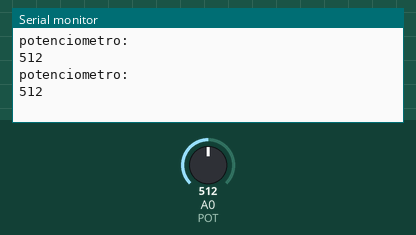
A sketch run on a simulated Arduino Uno, built with avr-gcc and run on an emulated ATmega328P. Parts: the last lines printed to the serial monitor. Inputs (shaded band) come from the test bench; at power-on: A0 (POT) = 512.

Above: at 1.8 s.
1.9 s: A0 (POT) set to 716
At 2.8 s:
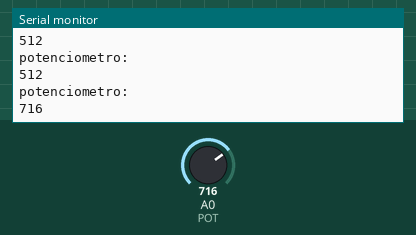
3.4 s: A0 (POT) set to 900
At 4.5 s:
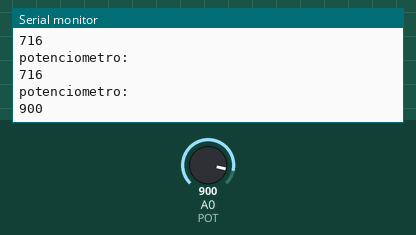
Timing chart, 0 to 6.4 s (numbered marks = the images above; inputs shaded):
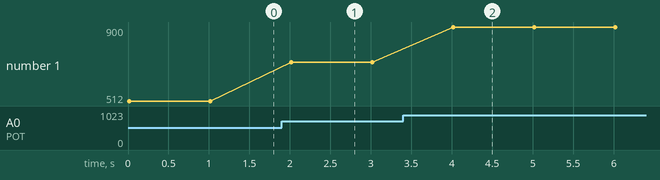

The sketch:

Lectura_de_potenciometro.ino
```cpp
int POT= A0;  //Potenciometro
int  valor; //Valor
void setup() {
  Serial.begin(9600); //Monitor serie

}

void loop() {
  valor=analogRead(POT);    //Valor lee lo que hay en el POT
  Serial.println("potenciometro:"); //Se imprime "potenciometro"
  Serial.println(valor);    //Y el valor del potenciometro
  delay(1000);  //Demora 1 segundo

}
```

Measured:
- after the input at 1.9 s, the serial monitor: prints a new line after 0.12 s (image 1)
- after the input at 3.4 s, the serial monitor: prints a new line after 0.62 s (image 2)
- plotted number 1: 512 → 716 after the input at 1.9 s, 716 → 900 after the input at 3.4 s
